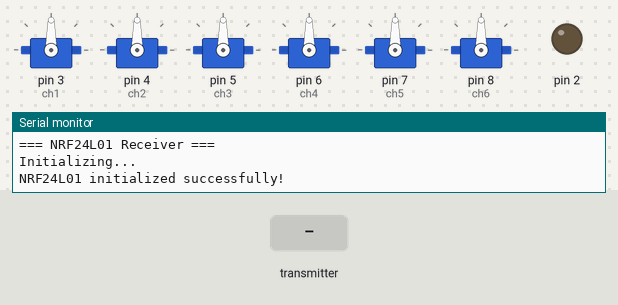
The sketch below on a simulated Arduino Uno, built with avr-gcc and run on an emulated ATmega328P. On the bench: 6 × servo, output pins drawn as LEDs (lit = HIGH), the last lines printed to the serial monitor. Inputs (shaded band) come from the test bench. No radio packets arrive unless stated.

Above: at 0.1 s.
At 2.2 s:
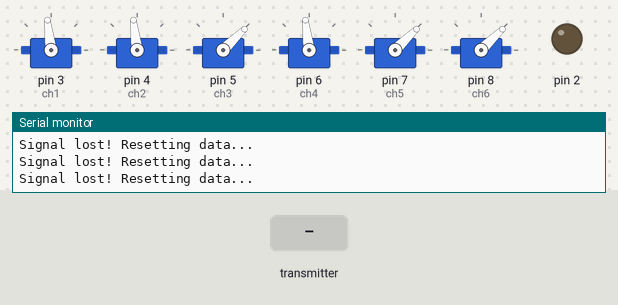
2.3 s: the transmitter starts sending ch1 = 0
4.3 s: the transmitter starts sending ch2 = 0
7.3 s: the transmitter starts sending ch3 = 64
10.3 s: the transmitter starts sending ch4 = 0
13.3 s: the transmitter starts sending ch5 = 64
16.3 s: the transmitter starts sending ch6 = 64
Timing chart, 0 to 19.3 s (numbered marks = the images above; inputs shaded):
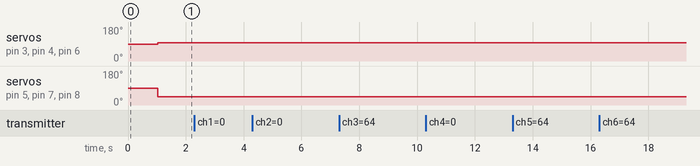

The sketch:

6_Channel_Receiver_Code.ino
```cpp
#include <SPI.h>
#include <nRF24L01.h>
#include <RF24.h>
#include <Servo.h>

const uint64_t pipeIn = 0xE8E8F0F0E1LL;

int ch_width_1 = 0, ch_width_2 = 0, ch_width_3 = 0;
int ch_width_4 = 0, ch_width_5 = 0, ch_width_6 = 0;

Servo ch1, ch2, ch3, ch4, ch5, ch6;

struct Signal {
  byte ch1;
  byte ch2;
  byte ch3;
  byte ch4;
  byte ch5;
  byte ch6;
};

Signal data;

RF24 radio(9, 10);
unsigned long lastRecvTime = 0;

void ResetData() {
  data.ch1 = 127;
  data.ch2 = 127;
  data.ch3 = 0;
  data.ch4 = 127;
  data.ch5 = 0;
  data.ch6 = 0;
}

void setup() {
  Serial.begin(9600);
  Serial.println("=== NRF24L01 Receiver ===");
  Serial.println("Initializing...");

  ch1.attach(3);
  ch2.attach(4);
  ch3.attach(5);
  ch4.attach(6);
  ch5.attach(7);
  ch6.attach(8);
  pinMode(2, OUTPUT);

  ResetData();

  if (!radio.begin()) {
    Serial.println("NRF24L01 not detected! Check wiring and power.");
    while (1);
  }

  radio.openReadingPipe(1, pipeIn);
  radio.setChannel(110);
  radio.setAutoAck(true);
  radio.setDataRate(RF24_1MBPS);
  radio.setPALevel(RF24_PA_MAX);
  radio.startListening();

  Serial.println("NRF24L01 initialized successfully!");
  delay(1000);
}

void recvData() {
  while (radio.available()) {
    radio.read(&data, sizeof(Signal));
    lastRecvTime = millis();
    Serial.print("Received -> ");
    Serial.print("CH1: "); Serial.print(data.ch1);
    Serial.print("  CH2: "); Serial.print(data.ch2);
    Serial.print("  CH3: "); Serial.print(data.ch3);
    Serial.print("  CH4: "); Serial.print(data.ch4);
    Serial.print("  CH5: "); Serial.print(data.ch5);
    Serial.print("  CH6: "); Serial.println(data.ch6);
  }
}

void loop() {
  recvData();

  unsigned long now = millis();
  if (now - lastRecvTime > 1000) {
    ResetData();
    Serial.println("Signal lost! Resetting data...");
  }

  ch_width_1 = map(data.ch1, 0, 255, 700, 2400);
  ch_width_2 = map(data.ch2, 0, 255, 700, 2400);
  ch_width_3 = map(data.ch3, 0, 255, 1000, 2000);
  ch_width_4 = map(data.ch4, 0, 255, 700, 2400);
  ch_width_5 = map(data.ch5, 0, 1, 1000, 2000);
  ch_width_6 = map(data.ch6, 0, 1, 1000, 2000);

  ch1.writeMicroseconds(ch_width_1);
  ch2.writeMicroseconds(ch_width_2);
  ch3.writeMicroseconds(ch_width_3);
  ch4.writeMicroseconds(ch_width_4);
  ch5.writeMicroseconds(ch_width_5);
  ch6.writeMicroseconds(ch_width_6);

  (ch_width_5 >= 1500) ? digitalWrite(2, HIGH) : digitalWrite(2, LOW);
}
```
